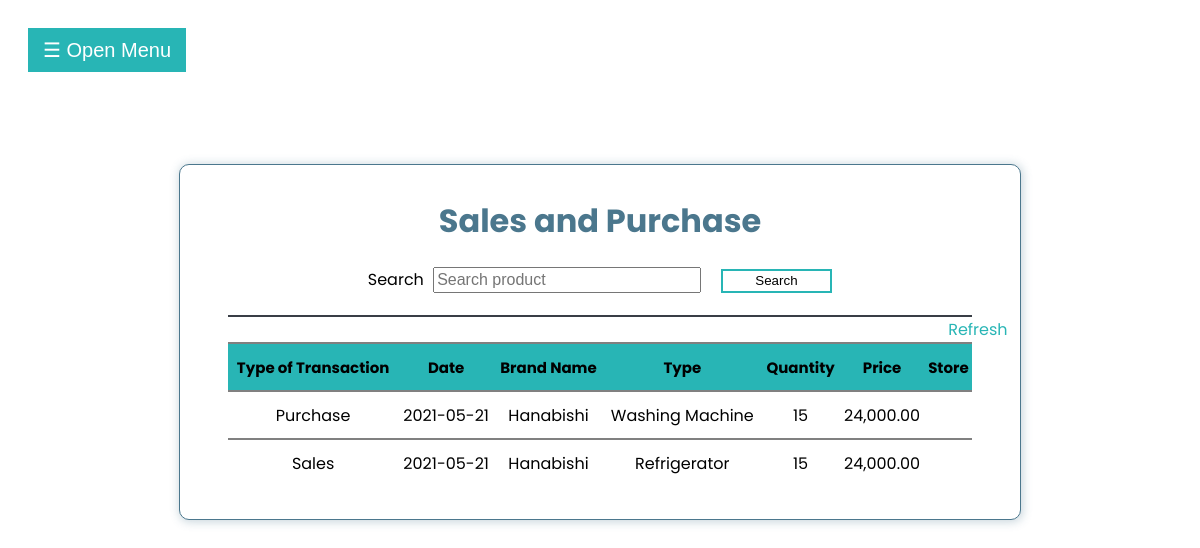
Screenshot of /Admin-Sales-and-Purchase/sales-and-purchase.php (signed in) with the database file from the repository.
### tables this page shows
CREATE TABLE `tbl_sales_and_purchase` (
  `id` int(11) NOT NULL,
  `typeOfTransaction` varchar(255) NOT NULL,
  `date` varchar(255) NOT NULL,
  `brandName` varchar(255) NOT NULL,
  `type` varchar(255) NOT NULL,
  `quantity` varchar(255) NOT NULL,
  `price` varchar(255) NOT NULL
);

### Admin-Sales-and-Purchase/sales-and-purchase.php (the view, shortened to what this page needs)
<?php
    $db = mysqli_connect('localhost', 'root', '', 'warehouse_management_system');
    $username = $_SESSION['username'];
?>
<!DOCTYPE html>
<html lang="en">
<head>
    <link rel="stylesheet" href="../CSS/admin-sales-and-purchase.css">
    <link rel="stylesheet" href="https://cdnjs.cloudflare.com/ajax/libs/font-awesome/4.7.0/css/font-awesome.min.css">
    <link rel="stylesheet" href="https://use.fontawesome.com/releases/v5.15.3/css/all.css">
</head>
<body>
    <div id="main">
        <button class="openbtn" onclick="openNav()">&#9776; Open Menu</button>
        <div class="container">
            <h1 class="sales-and-purchase-header">Sales and Purchase</h1>
            <div class="search-form">
                <form action="sales-and-purchase.php" method="post">
                    <label for="search">Search</label>
                    <input type="text" name="search" id="search" placeholder="Search product">
                    <input type="submit" name="btn_search" value="Search">
                </form>
            </div>
            <table>
                <thead>
                    <th>Type of Transaction</th>
                    <th>Date</th>
                    <th>Brand Name</th>
                    <th>Type</th>
                    <th>Quantity</th>
                    <th>Price</th>
                    <th>Store</th>
                </thead>
                <tbody>
                    <a class="refresh" href="sales-and-purchase.php">Refresh</a>
                    <?php
                        if (isset($_POST['btn_search'])) {
                            $search = mysqli_real_escape_string($db, $_POST['search']);
                            $sql = "SELECT * FROM tbl_user WHERE username='$username'";
                            $result = $db->query($sql);
                            if ($result->num_rows > 0) {
                                while($row = $result->fetch_assoc()) {
                                    date_default_timezone_set('Asia/Manila');
                                    $time = date("h:i a");
                                    $date = date("M j, Y");
                                    $uName = $row['username'];
                                    $firstname = $row['firstname'];
                                    $lastname = $row['lastname'];
                                    $middlename = $row['middlename'];
                                    $query = "INSERT INTO tbl_audit_trail(username, firstname, lastname, middlename,
                                    timein, activity, date)
                                    VALUES('$uName', '$firstname', '$lastname', '$middlename', '$time', 'Searched in Sales and Purchase','$date')";
                                    mysqli_query($db, $query);
                                }
                            }
                            $sql = "SELECT * FROM tbl_sales_and_purchase WHERE 	typeOfTransaction='$search' OR date='$search'
                            OR brandName='$search' OR type='$search' OR quantity='$search' OR price='$search'";
                            $result = $db->query($sql);
                            if ($result->num_rows > 0) {
                                while($row = $result->fetch_assoc()) {
                                    ?>
                                        <tr>
                                            <td><?php echo $row['typeOfTransaction'];?></td>
                                            <td><?php echo $row['date'];?></td>
                                            <td><?php echo $row['brandName'];?></td>
                                            <td><?php echo $row['type'];?></td>
                                            <td><?php echo $row['quantity'];?></td>
                                            <td><?php echo $row['price'];?></td>
                                            <td><?php echo $row['store'];?></td>
                                        </tr>
                                    <?php
                                }
                            } else {
                                ?>
                                    <tr>
                                        <td>0 Result</td>
                                        <td>0 Result</td>
                                        <td>0 Result</td>
                                        <td>0 Result</td>
                                        <td>0 Result</td>
                                        <td>0 Result</td>
                                        <td>0 Result</td>
                                    </tr>
                                <?php
                            }
                        } else {
                            $sql = "SELECT * FROM tbl_sales_and_purchase";
                            $result = $db->query($sql);
                            if ($result->num_rows > 0) {
                                while($row = $result->fetch_assoc()) {
                                    ?>
                                        <tr>
                                            <td><?php echo $row['typeOfTransaction'];?></td>
                                            <td><?php echo $row['date'];?></td>
                                            <td><?php echo $row['brandName'];?></td>
                                            <td><?php echo $row['type'];?></td>
                                            <td><?php echo $row['quantity'];?></td>
                                            <td><?php echo $row['price'];?></td>
                                            <td><?php echo $row['store'];?></td>
                                        </tr>
                                    <?php
                                }
                            }
                        }
                    ?>
                </tbody>
            </table>
        </div>
    </div>
</body>
</html>

### CSS/admin-sales-and-purchase.css (style rules this page uses)
body { font-family: 'Poppins', sans-serif; }
.container { background-color: #fff; border: 1px solid #4B778D; border-radius: 10px; box-shadow: 1px 1px 10px 1px rgb(75, 119, 141, 30%); width: 65%; margin: 8% auto; padding: 2rem 3rem; }
.sales-and-purchase-header { color: #4B778D; text-align: center; margin: 0 0 0.8rem; }
.search-form { text-align: center; width: 100%; border-bottom: 2px solid #393e46; }
input[type=text] { font-size: 16px; width: 35%; height: 20px; margin: 10px 0 22px 5px; }
input[type=submit] { height: 24px; margin: 10px 0 22px 15px; padding: 2px; width: 15%; background: #fff; border: 2px solid #28B5B5; }
table { width: 100%; border-collapse: collapse; }
thead { background: #28B5B5; font-size: 15px; text-align: left; position: sticky; }
th { text-align: center; }
td { text-align: center; }
tr { border-top: 2px solid #808080; height: 3rem; margin-bottom: 5rem; }
.openbtn { font-size: 20px; cursor: pointer; background-color: #28B5B5; color: white; padding: 10px 15px; border: none; }
#main { transition: margin-left .5s; padding: 20px; }
.refresh { margin-left: 45rem; text-decoration: none; color: #28B5B5; }

### rows the page displays
tbl_sales_and_purchase: typeOfTransaction "Purchase", date "2021-05-21", brandName "Hanabishi", type "Washing Machine", quantity "15", price "24,000.00"
tbl_sales_and_purchase: typeOfTransaction "Sales", date "2021-05-21", brandName "Hanabishi", type "Refrigerator", quantity "15", price "24,000.00"
